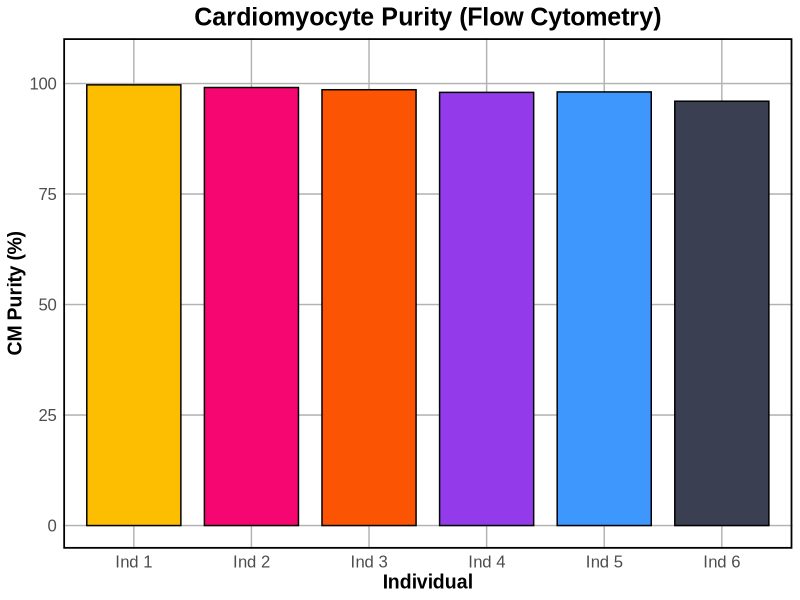

R code for this plot:
## ---- chunk 1
# Load libraries
library(ggplot2)

# Data
purity_data <- data.frame(
  Individual = factor(c("Ind 1", "Ind 2", "Ind 3", "Ind 4", "Ind 5", "Ind 6"),
                      levels = c("Ind 1", "Ind 2", "Ind 3", "Ind 4", "Ind 5", "Ind 6")),
  Purity = c(99.7, 99.1, 98.6, 98.0, 98.1, 96.0)
)

# Colors matching your original figure
bar_colors <- c("#FDBE02", "#F50670", "#FB5403", "#933BEB", "#3E97FD", "#3A3F52")

# Plot
ggplot(purity_data, aes(x = Individual, y = Purity, fill = Individual)) +
  geom_bar(stat = "identity", width = 0.8, color = "black") +
  scale_fill_manual(values = bar_colors) +
  labs(title = "Cardiomyocyte Purity (Flow Cytometry)",
       x = "Individual", y = "CM Purity (%)") +
  theme_minimal(base_family = "Arial") +
  theme(
    plot.title = element_text(size = 18, face = "bold", hjust = 0.5),
    axis.title.x = element_text(size = 14, face = "bold"),
    axis.title.y = element_text(size = 14, face = "bold"),
    axis.text = element_text(size = 12),
    legend.position = "none",
    panel.grid.major = element_line(color = "gray70", size = 0.5),
    panel.grid.minor = element_blank(),
    panel.border = element_rect(color = "black", fill = NA, size = 1.2),
    axis.line = element_blank()
  ) +
  ylim(0, 105)
